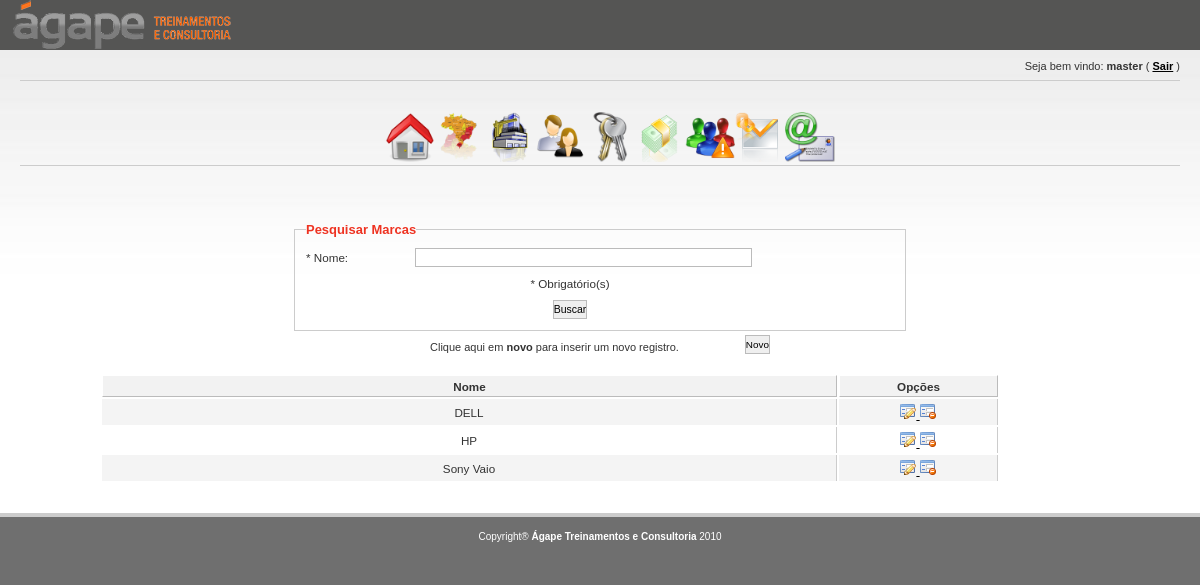
Page /views/principal.php?view=marcas&link=index (signed in) on the committed database.
### tables this page shows
CREATE TABLE `marcas` (
  `id` int(10) unsigned NOT NULL auto_increment,
  `nome` varchar(255) NOT NULL,
  PRIMARY KEY  (`id`),
  UNIQUE KEY `nome` (`nome`)
);

### views/marcas/index.php (the view, shortened to what this page needs)
<form name="form1" method="post" action="<?php echo $path?>&link=index">
    <fieldset id="pesquisar">
    <legend>Pesquisar Marcas</legend>
    <table>
        <tr>
            <td style="width:20%; text-align:left;">* Nome:</td>
            <td style="width:80%;"><input type="text" name="nome"></td>
        </tr>
        <tr>
            <td colspan="2">* Obrigat&oacute;rio(s)</td>
        </tr>
        <tr class="actions">
            <td colspan="2"><input type="submit" value="Buscar" class="botao" ></td>
        </tr>
    </table>
    </fieldset>
</form>
   <div id="novo">
       <input style="float:right;margin-top:-6px;"onclick="location.href='<?php echo $path?>&link=add'" type="button" name="novo" value="Novo" style="font-size: 100%;"/>
       Clique aqui em <b>novo</b> para inserir um novo registro.
   </div>
   <?php
   $sql = "SELECT";
   $sql.= "   m.id";
   $sql.= "  ,m.nome";
   $sql.= " FROM";
   $sql.= "  marcas m";
   $sql.= " WHERE 1=1";
   $sql.= " ORDER BY m.nome";
   $rs = mysql_query($sql) or die(mysql_error());
   ?>
   <div id="resultado">
    <table>
        <tr>
            <th>Nome</th>
            <th>Op&ccedil;&otilde;es</th>
        </tr>
        <?php
        while($row = mysql_fetch_object($rs)){
        ?>
	        <tr <?php echo ($i % 2 == 0) ? 'class="altrow"' : 'class=""'; ?>>
	            <td><?php echo $row->nome?></td>
	            <td style="width:150px">
					<a href="<?php echo $path?>&link=edit&id=<?php echo $row->id?>">
						<img src="../img/actions/edit.png" title="Editar" alt="" />
					</a>
					<a href="<?php echo $path?>&link=index&id=<?php echo $row->id?>&acao=3&operacao=2" onclick="return confirm('Deseja realmente deletar o registro');">
						<img src="../img/actions/delete.png" title="Deletar" alt="" />
					</a>
	            </td>
	        </tr>
        <?php
        	$i++;
        }
        ?>
    </table>
   </div>

### css/newsletter.generic.css (style rules this page uses)
* { margin:0; padding:0; }
body { background: #6F6F6F; color: #fff; font-family:'lucida grande',verdana,helvetica,arial,sans-serif; font-size:90%; margin: 0; }
a { color: black; text-decoration: underline; font-weight: bold; }
a img { border:none; }
#novo { width: 340px; margin-left: auto; margin-right: auto; margin-bottom: 20px; margin-top:10px; font-size: 85%; }
#resultado { width: 1000px; margin-left: auto; margin-right: auto; margin-top: 20px; }
table {  border:1px solid #ccc; border-right:0; clear: both; color: #333; margin-bottom: 10px; width: 90%; font-size: 90%; }
th { background: #f2f2f2; border:1px solid #bbb; border-top: 1px solid #fff; border-left: 1px solid #fff; text-align: center; height:20px; }
table tr td { border-right: 1px solid #ccc; padding: 4px; text-align: center; vertical-align: middle; }
table tr.altrow td { background: #f4f4f4; }
form { clear: both; margin: 0px; padding: 0px; }
fieldset { border: 1px solid #ccc; padding:5px; margin-bottom: 10px; }
fieldset table { border:none; background-color: transparent; margin:0px; }
fieldset table tr { border: none; background-color: transparent; }
fieldset table tr td { border: none; background-color: transparent; }
fieldset legend { color: #e32; font-size: 100%; font-weight: bold; margin-left:6px; }
fieldset#pesquisar { width: 600px; margin-left: auto; margin-right: auto; }
input, textarea { clear: both; display: block; font-size: 90%; font-family: "frutiger linotype", "lucida grande", "verdana", sans-serif; padding-top:3px; padding-bottom:3px; border: 0.1em solid #BBBBBB; width:80%; }
input[type=submit] { display: inline; font-size: 90%; width: auto; vertical-align: bottom; border: 0.1em solid #BBBBBB; cursor: pointer; padding-top:3px; padding-bottom:3px; }
input[type=button] { display: inline; font-size: 90%; width: auto; vertical-align: bottom; border: 0.1em solid #BBBBBB; cursor: pointer; padding-top:3px; padding-bottom:3px; }

### rows in the picture
marcas: nome "DELL"
marcas: nome "HP"
marcas: nome "Sony Vaio"

### other values in the picture
$_SESSION['dados']['usuario']["login"] "master"
